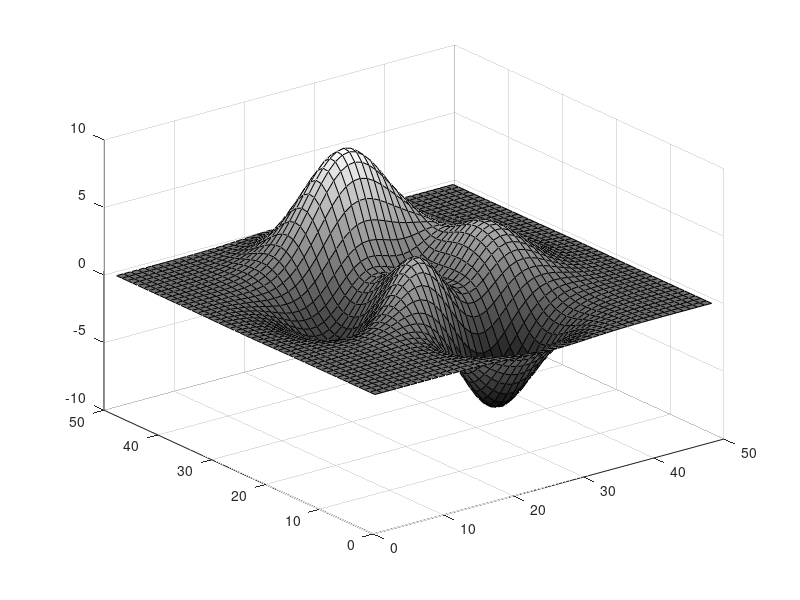

Recreate this plot in MATLAB. (Note: this script raises an error after producing the figure.)
%=============================================================================
% Copyright (c) 2016-present Allan CORNET (Nelson)
%=============================================================================
% This file is part of the Nelson.
%=============================================================================
% LICENCE_BLOCK_BEGIN
% SPDX-License-Identifier: LGPL-3.0-or-later
% LICENCE_BLOCK_END
%=============================================================================
% <--ADV-CLI MODE-->
%=============================================================================
f = figure();
surf(peaks);
colormap('gray');
r = f.Colormap;
assert_isapprox(r(1:2, :), [0         0         0;    0.0039    0.0039    0.0039], 1e-2); 
%=============================================================================
